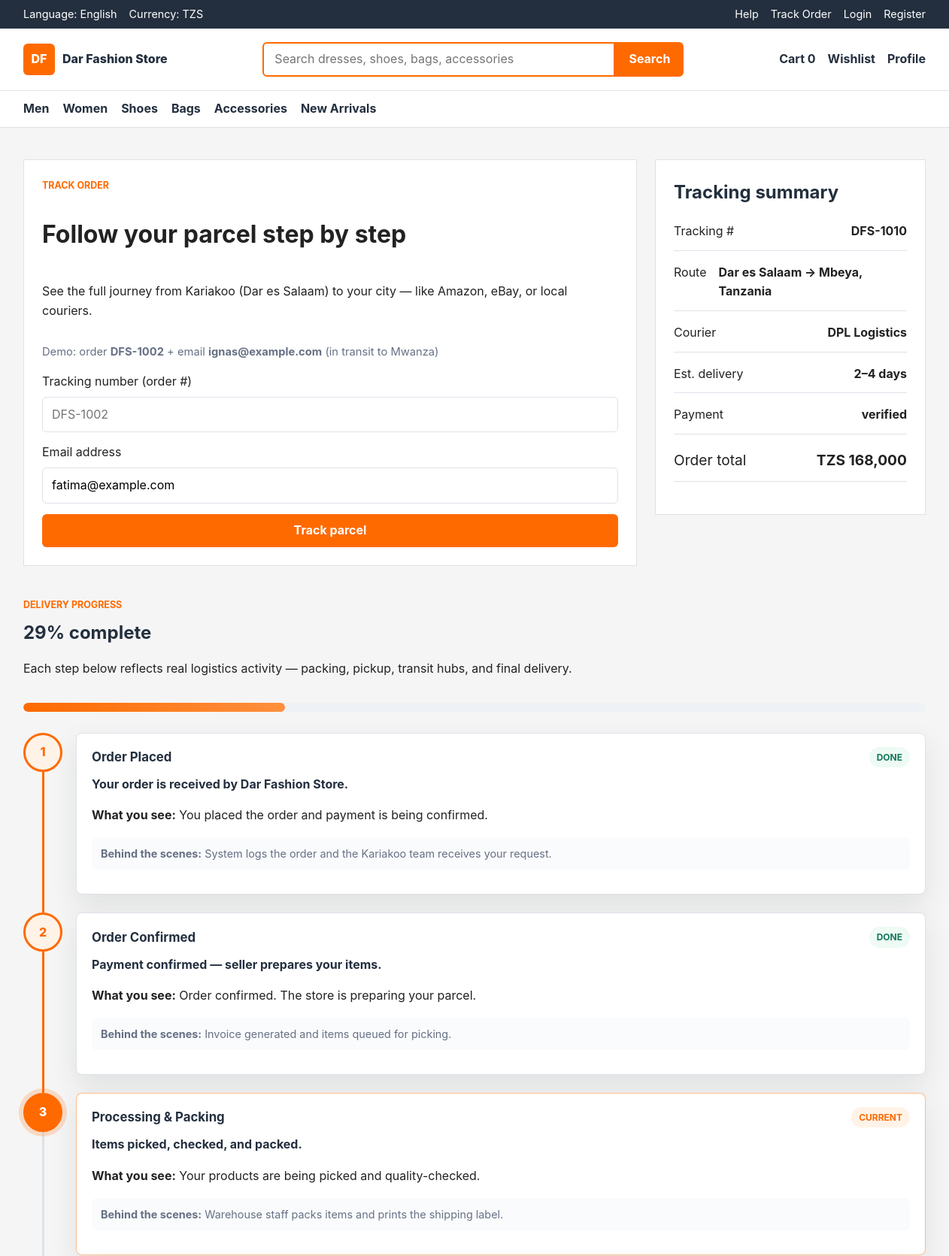
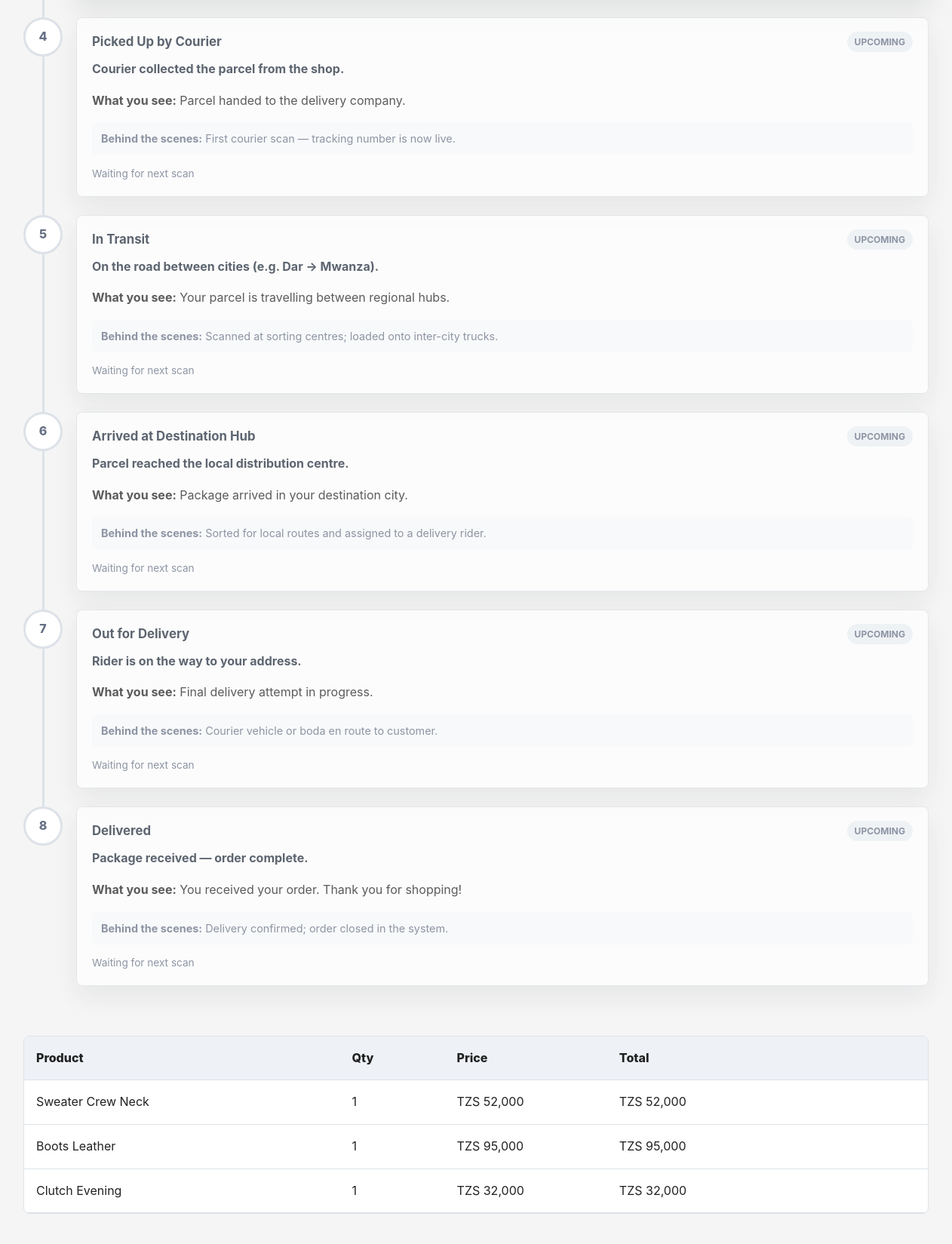
The app's page /track-order.php?email=fatima@example.com (upper part) with its own data (2 pictures, top to bottom).
### tables this page shows
CREATE TABLE orders (
    id INT UNSIGNED AUTO_INCREMENT PRIMARY KEY,
    order_number VARCHAR(40) NOT NULL UNIQUE,
    user_id INT UNSIGNED,
    customer_name VARCHAR(120) NOT NULL,
    customer_email VARCHAR(160) NOT NULL,
    customer_phone VARCHAR(30) NOT NULL,
    shipping_address TEXT NOT NULL,
    subtotal DECIMAL(10,2) NOT NULL DEFAULT 0.00,
    delivery_fee DECIMAL(10,2) NOT NULL DEFAULT 0.00,
    total DECIMAL(10,2) NOT NULL,
    status ENUM('pending', 'confirmed', 'processing', 'shipped', 'in_transit', 'out_for_delivery', 'delivered', 'cancelled') NOT NULL DEFAULT 'pending',
    delivery_company VARCHAR(120),
    delivery_notes TEXT,
    estimated_delivery_days INT UNSIGNED NOT NULL DEFAULT 1,
    created_at TIMESTAMP NOT NULL DEFAULT CURRENT_TIMESTAMP,
    updated_at TIMESTAMP NOT NULL DEFAULT CURRENT_TIMESTAMP ON UPDATE CURRENT_TIMESTAMP,
    CONSTRAINT fk_orders_user
        FOREIGN KEY (user_id) REFERENCES users(id)
        ON UPDATE CASCADE
        ON DELETE SET NULL,
    INDEX idx_orders_user (user_id),
    INDEX idx_orders_status (status),
    INDEX idx_orders_created_at (created_at)
);

CREATE TABLE payments (
    id INT UNSIGNED AUTO_INCREMENT PRIMARY KEY,
    order_id INT UNSIGNED NOT NULL,
    method ENUM('mobile_money', 'card_demo', 'cash_on_delivery') NOT NULL,
    amount DECIMAL(10,2) NOT NULL,
    payment_status ENUM('pending', 'verified', 'failed', 'refunded') NOT NULL DEFAULT 'pending',
    transaction_ref VARCHAR(120),
    provider_response TEXT,
    paid_at TIMESTAMP NULL,
    created_at TIMESTAMP NOT NULL DEFAULT CURRENT_TIMESTAMP,
    CONSTRAINT fk_payments_order
        FOREIGN KEY (order_id) REFERENCES orders(id)
        ON UPDATE CASCADE
        ON DELETE CASCADE,
    INDEX idx_payments_order (order_id),
    INDEX idx_payments_status (payment_status)
);

CREATE TABLE order_items (
    id INT UNSIGNED AUTO_INCREMENT PRIMARY KEY,
    order_id INT UNSIGNED NOT NULL,
    product_id INT UNSIGNED,
    product_name VARCHAR(180) NOT NULL,
    quantity INT UNSIGNED NOT NULL,
    price DECIMAL(10,2) NOT NULL,
    line_total DECIMAL(10,2) NOT NULL,
    created_at TIMESTAMP NOT NULL DEFAULT CURRENT_TIMESTAMP,
    CONSTRAINT fk_order_items_order
        FOREIGN KEY (order_id) REFERENCES orders(id)
        ON UPDATE CASCADE
        ON DELETE CASCADE,
    CONSTRAINT fk_order_items_product
        FOREIGN KEY (product_id) REFERENCES products(id)
        ON UPDATE CASCADE
        ON DELETE SET NULL,
    INDEX idx_order_items_order (order_id),
    INDEX idx_order_items_product (product_id)
);

### app/models/OrderTracking.php (called while the page is built, shortened)
<?php
class OrderTracking {
    private $conn;
    public function __construct($db) {
        $this->conn = $db;
    }
    public function tableExists() {
        try {
            $this->conn->query("SELECT 1 FROM order_tracking_events LIMIT 1");
            return true;
        } catch (Throwable $e) {
            return false;
        }
    }
    public function getEvents($orderId) {
        if (!$this->tableExists()) {
            return [];
        }
        $stmt = $this->conn->prepare("
            SELECT * FROM order_tracking_events
            WHERE order_id = ?
            ORDER BY event_at ASC, id ASC
        ");
        $stmt->execute([$orderId]);
        return $stmt->fetchAll(PDO::FETCH_ASSOC);
    }
    public function buildTimeline(array $order) {
        $steps = self::journeySteps();
        $events = $this->getEvents((int) $order['id']);
        $eventsByCode = [];
        $status = $order['status'] ?? 'pending';
        $maxComplete = $this->maxCompletedStepIndex($status, $eventsByCode);
        $timeline = [];
        foreach ($steps as $step) {
            $index = $this->stepLogicalIndex($step['code']);
            $event = $eventsByCode[$step['code']] ?? null;
            if ($index < $maxComplete) {
                $state = 'done';
            } elseif ($index === $maxComplete) {
                $state = 'current';
            } else {
                $state = 'upcoming';
            }
            $timeline[] = [
                'step' => $step,
                'event' => $event,
                'state' => $state,
            ];
        }
        $progress = $status === 'delivered'
            ? 100
            : (int) round(($maxComplete / max(count($steps) - 1, 1)) * 100);
        return [
            'steps' => $timeline,
            'progress' => min(100, max($progress, 5)),
            'cancelled' => false,
            'events' => $events,
        ];
    }
    private function stepLogicalIndex($code) {
        $indices = [
            'pending' => 0,
            'confirmed' => 1,
            'processing' => 2,
            'picked_up' => 3,
            'in_transit' => 4,
            'arrived_at_hub' => 5,
            'out_for_delivery' => 6,
            'delivered' => 7,
        ];
        return $indices[$code] ?? 0;
    }
    private function maxCompletedStepIndex($status, array $eventsByCode) {
        $map = [
            'pending' => 0,
            'confirmed' => 1,
            'processing' => 2,
            'shipped' => 3,
            'in_transit' => 4,
            'out_for_delivery' => 6,
            'delivered' => 7,
        ];
        $index = $map[$status] ?? 0;
        return $index;
    }
}

### public/track-order.php (the view, shortened to what this page needs)
<?php
require_once __DIR__ . '/../app/models/OrderTracking.php';
include __DIR__ . '/../app/includes/header.php';
$database = new Database();
$conn = $database->connect();
$orderNumber = strtoupper(trim($_GET['order_number'] ?? ''));
$email = trim($_GET['email'] ?? '');
$order = null;
$items = [];
$payment = null;
$timeline = ['steps' => [], 'progress' => 0, 'cancelled' => false, 'events' => []];
if (($orderNumber !== '' || $email !== '') && $conn) {
    $sql = "SELECT * FROM orders WHERE 1=1";
    $params = [];
    if ($email !== '') {
        $sql .= " AND customer_email = ?";
        $params[] = $email;
    }
    $sql .= " ORDER BY created_at DESC LIMIT 1";
    $stmt = $conn->prepare($sql);
    $stmt->execute($params);
    $order = $stmt->fetch(PDO::FETCH_ASSOC);
    if ($order) {
        $stmt = $conn->prepare("SELECT * FROM order_items WHERE order_id = ?");
        $stmt->execute([$order['id']]);
        $items = $stmt->fetchAll(PDO::FETCH_ASSOC);
        $stmt = $conn->prepare("SELECT * FROM payments WHERE order_id = ? LIMIT 1");
        $stmt->execute([$order['id']]);
        $payment = $stmt->fetch(PDO::FETCH_ASSOC);
        $tracking = new OrderTracking($conn);
        $timeline = $tracking->buildTimeline($order);
    } else {
        $error = 'No order found. Check the order number and email address.';
    }
}
$etaDays = $order ? (int) ($order['estimated_delivery_days'] ?? 3) : 3;
$etaLabel = $etaDays <= 1 ? '1 day' : ($etaDays . '–' . ($etaDays + 2) . ' days');
?>
<main class="section">
    <div class="container checkout-layout">
        <form class="checkout-form" method="get">
            <p class="section-kicker">Track order</p>
            <h1>Follow your parcel step by step</h1>
            <p>See the full journey from Kariakoo (Dar es Salaam) to your city — like Amazon, eBay, or local couriers.</p>
            <p class="form-hint">Demo: order <strong>DFS-1002</strong> + email <strong>ignas@example.com</strong> (in transit to Mwanza)</p>
            <label>Tracking number (order #)<input name="order_number" value="<?php echo htmlspecialchars($orderNumber); ?>" placeholder="DFS-1002"></label>
            <label>Email address<input type="email" name="email" value="<?php echo htmlspecialchars($email); ?>" placeholder="you@example.com"></label>
            <button class="button button--primary" type="submit">Track parcel</button>
        </form>
        <aside class="summary-panel">
            <h2>Tracking summary</h2>
            <?php if ($order): ?>
                <p><span>Tracking #</span><strong><?php echo htmlspecialchars($order['order_number']); ?></strong></p>
                <p><span>Route</span><strong>Dar es Salaam → <?php echo htmlspecialchars($order['shipping_address']); ?></strong></p>
                <p><span>Courier</span><strong><?php echo htmlspecialchars($order['delivery_company'] ?? 'Assigning courier…'); ?></strong></p>
                <p><span>Est. delivery</span><strong><?php echo htmlspecialchars($etaLabel); ?></strong></p>
                <p><span>Payment</span><strong><?php echo htmlspecialchars($payment['payment_status'] ?? 'pending'); ?></strong></p>
                <p class="summary-total"><span>Order total</span><strong>TZS <?php echo number_format((float) $order['total'], 0); ?></strong></p>
            <?php else: ?>
                <p>Enter your tracking number and email to see live progress.</p>
            <?php endif; ?>
        </aside>
    </div>
    <?php if ($order && !$timeline['cancelled']): ?>
        <section class="container section">
            <div class="tracking-hero">
                <div>
                    <p class="section-kicker">Delivery progress</p>
                    <h2><?php echo (int) $timeline['progress']; ?>% complete</h2>
                    <p>Each step below reflects real logistics activity — packing, pickup, transit hubs, and final delivery.</p>
                </div>
                <div class="tracking-progress-bar" aria-hidden="true">
                    <span style="width: <?php echo (int) $timeline['progress']; ?>%;"></span>
                </div>
            </div>
            <ol class="delivery-timeline">
                <?php foreach ($timeline['steps'] as $item):
                    $step = $item['step'];
                    $event = $item['event'];
                    $state = $item['state'];
                ?>
                    <li class="delivery-timeline__item delivery-timeline__item--<?php echo htmlspecialchars($state); ?>">
                        <div class="delivery-timeline__marker"><?php echo htmlspecialchars($step['icon']); ?></div>
                        <article class="delivery-timeline__card">
                            <div class="delivery-timeline__head">
                                <h3><?php echo htmlspecialchars($step['label']); ?></h3>
                                <span class="delivery-timeline__badge"><?php echo htmlspecialchars(ucfirst($state)); ?></span>
                            </div>
                            <p class="delivery-timeline__summary"><?php echo htmlspecialchars($step['summary']); ?></p>
                            <p><strong>What you see:</strong> <?php echo htmlspecialchars($event['description'] ?? $step['customer']); ?></p>
                            <p class="delivery-timeline__activity"><strong>Behind the scenes:</strong> <?php echo htmlspecialchars($event['activity_note'] ?? $step['activity']); ?></p>
                            <?php if ($event): ?>
                                <time class="delivery-timeline__time"><?php echo date('M d, Y · H:i', strtotime($event['event_at'])); ?></time>
                            <?php elseif ($state === 'upcoming'): ?>
                                <time class="delivery-timeline__time">Waiting for next scan</time>
                            <?php endif; ?>
                        </article>
                    </li>
                <?php endforeach; ?>
            </ol>
        </section>
        <section class="container cart-table">
            <div class="cart-row cart-row--head"><span>Product</span><span>Qty</span><span>Price</span><span>Total</span></div>
            <?php foreach ($items as $item): ?>
                <div class="cart-row">
                    <span><?php echo htmlspecialchars($item['product_name']); ?></span>
                    <span><?php echo (int) $item['quantity']; ?></span>
                    <span>TZS <?php echo number_format((float) $item['price'], 0); ?></span>
                    <span>TZS <?php echo number_format((float) $item['line_total'], 0); ?></span>
                </div>
            <?php endforeach; ?>
        </section>
        <?php if (!empty($order['delivery_notes'])): ?>
            <section class="container section">
            </section>
        <?php endif; ?>
    <?php elseif ($order && $timeline['cancelled']): ?>
        <section class="container section">
            <p class="alert alert--error">This order was cancelled.</p>
        </section>
    <?php endif; ?>
</main>
<?php include __DIR__ . '/../app/includes/footer.php'; ?>

### records on screen
orders: order_number "DFS-1010", shipping_address "Mbeya, Tanzania", delivery_company "DPL Logistics", estimated_delivery_days "2–4 days", total "168,000"
payments: payment_status "verified"
order_items: product_name "Sweater Crew Neck", quantity "1", price "52,000", line_total "52,000"
order_items: product_name "Boots Leather", quantity "1", price "95,000", line_total "95,000"
order_items: product_name "Clutch Evening", quantity "1", price "32,000", line_total "32,000"

### other values on screen
$cartCount "0"
$timeline['progress'] "29"
$step['icon'] "1"
$step['label'] "Order Placed"
$state "DONE"
$step['summary'] "Your order is received by Dar Fashion Store."
$event['description'] "You placed the order and payment is being confirmed."
$event['activity_note'] "System logs the order and the Kariakoo team receives your request."
$step['icon'] "2"
$step['label'] "Order Confirmed"
$step['summary'] "Payment confirmed — seller prepares your items."
$event['description'] "Order confirmed. The store is preparing your parcel."
$event['activity_note'] "Invoice generated and items queued for picking."
$step['icon'] "3"
$step['label'] "Processing & Packing"
